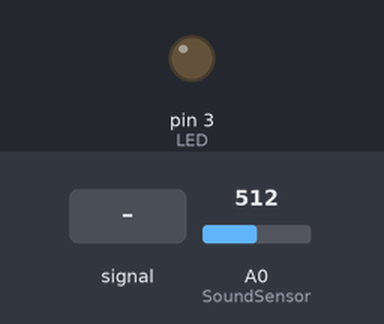
A sketch run on a simulated Arduino Uno, built with avr-gcc and run on an emulated ATmega328P. Shown: output pins drawn as LEDs (lit = HIGH). Dashed ring = blinking. Inputs (shaded band) come from the test bench; at power-on: A0 (SoundSensor) = 512. What the sketch prints to the serial monitor is not drawn.

Above: at 1.2 s.
1.3 s: A0 (SoundSensor) fed a 200 Hz sine of ±81 counts around its level
At 1.43 s:
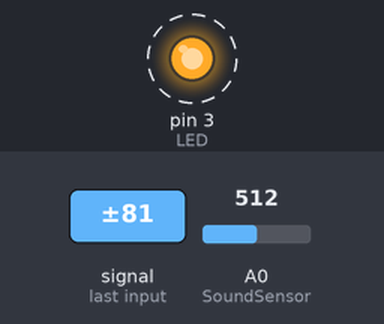
4.3 s: A0 (SoundSensor) set to 585
7.3 s: A0 (SoundSensor) set to 568
At 7.8 s:
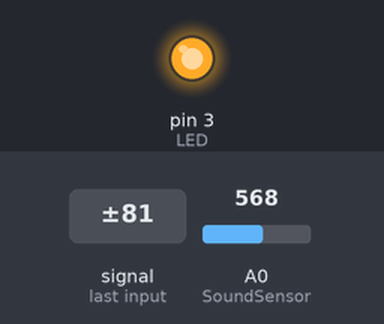
8.8 s: A0 (SoundSensor) fed a 1000 Hz sine of ±255 counts around its level
At 9.3 s:
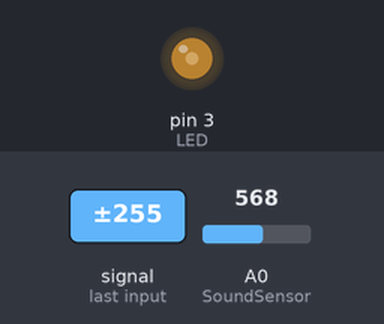
11.8 s: A0 (SoundSensor) set to 511
Timing chart, 0 to 14.3 s (numbered marks = the images above; inputs shaded):
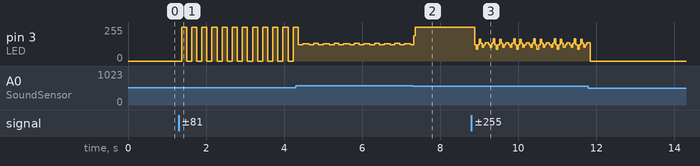

The sketch:

the_clapper.ino
```cpp
int SoundSensor=A0;
int LED=3; // LED connected to pin 3
boolean LEDStatus=false;

void setup() {
 pinMode(SoundSensor,INPUT);
 pinMode(LED,OUTPUT);
 Serial.begin(9600); //initialize serial

}
void loop() {
 int SensorData=analogRead(SoundSensor);
  Serial.println(SensorData);//print the value
   if(SensorData>575){

    if(LEDStatus==false){
        LEDStatus=true;
        digitalWrite(LED,HIGH);
    }
    else if(LEDStatus==true){
        LEDStatus=false;
        digitalWrite(LED,LOW);
}}}
```

Measured:
- after the input at 1.3 s, pin 3 (LED): alternates 255/255 for 0.13 s and 0/255 for 0.13 s, starting after 0.07 s
- after the input at 8.8 s, pin 3 (LED): 255/255 → 122/255 after 0.08 s, then repeats every 0.52 s: 89/255 0.04 s, 122/255 0.04 s, 163/255 0.04 s, 133/255 0.04 s, 105/255 0.04 s, 122/255 0.04 s, 138/255 0.08 s, 122/255 0.04 s, 102/255 0.04 s, 133/255 0.04 s, 166/255 0.04 s, 122/255 0.04 s
